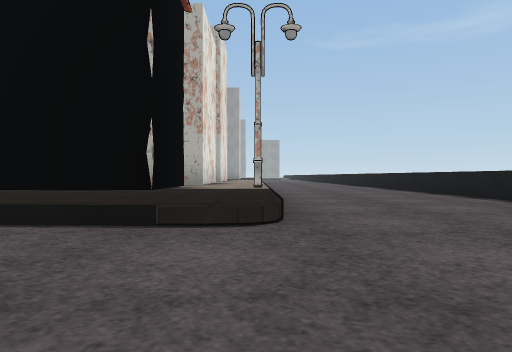
[1] (above)

14 first-person views from a walk through a 3-D level made in the Unity game engine. The camera is 0.31 m above the floor, looks level and sees 70° across. The floor is counted in squares, 1 m on a side. Each view is taken from the middle of a square. On the plan, view 1 faces up. The plan holds only what a view shows up to about 9 squares ahead; the rest is blank. The place goes on beyond the plan. The player character is not drawn. Some surface patterns are stand-ins.

[2]
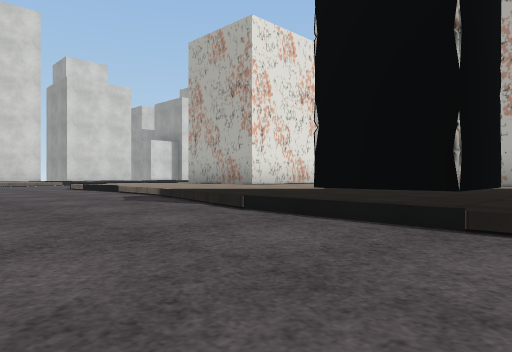

[3]
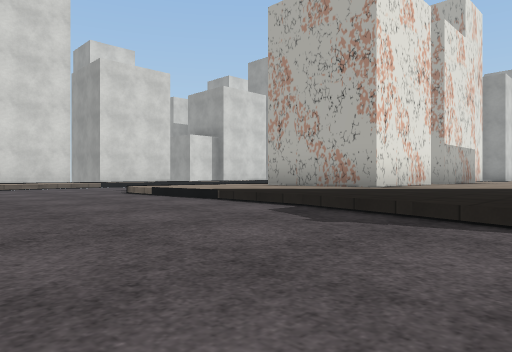

[4]
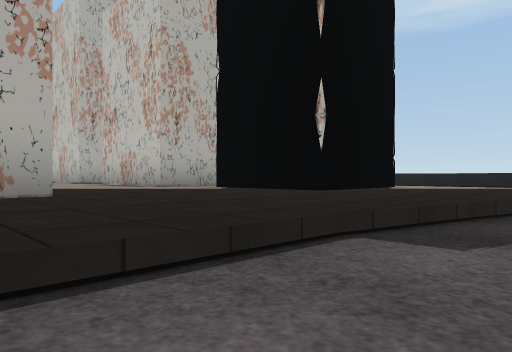

[5]
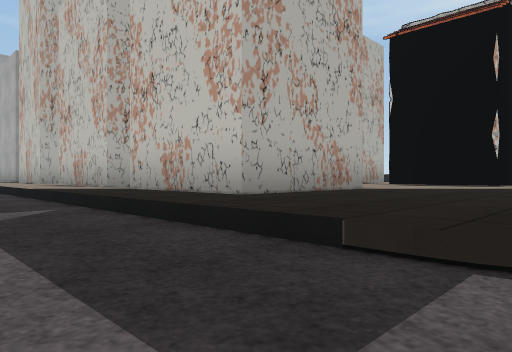

[6]
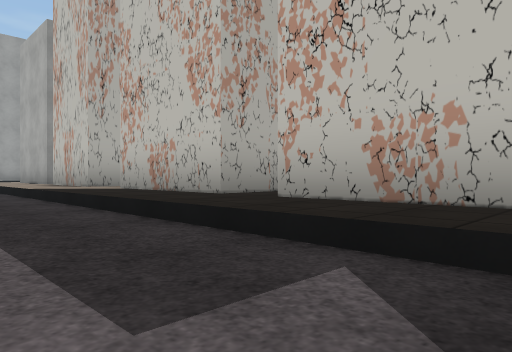

[7]
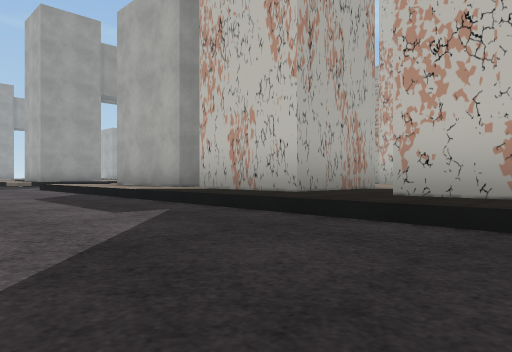

[8]
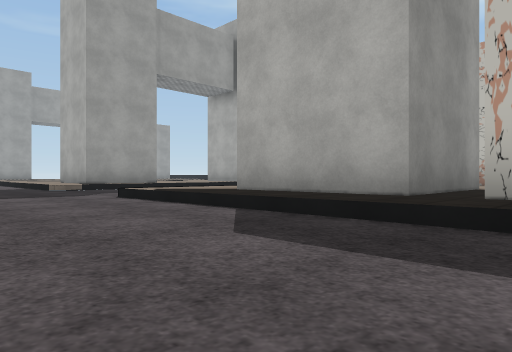

[9]
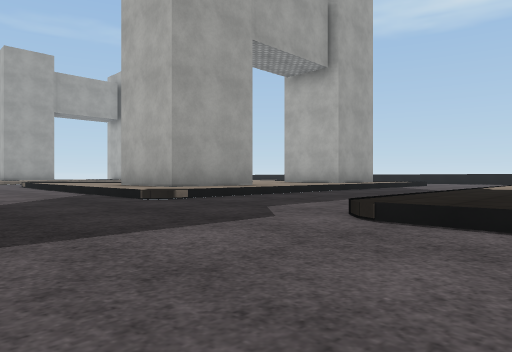

[10]
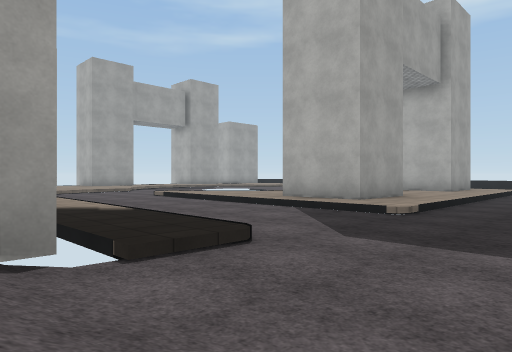

[11]
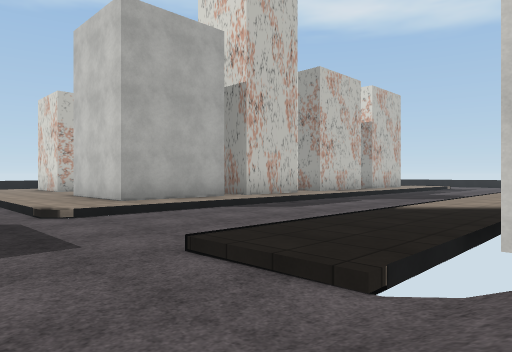

[12]
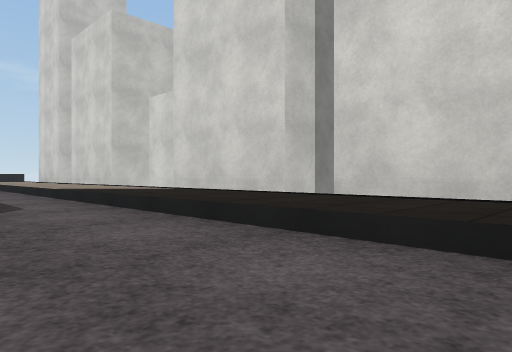

[13]
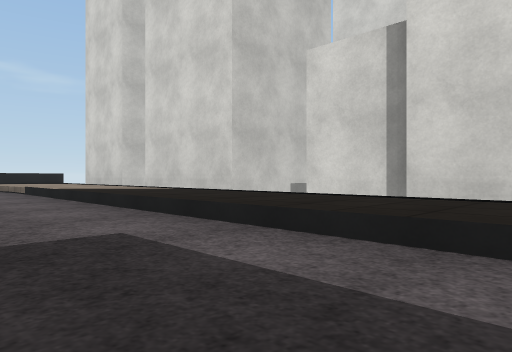

[14]
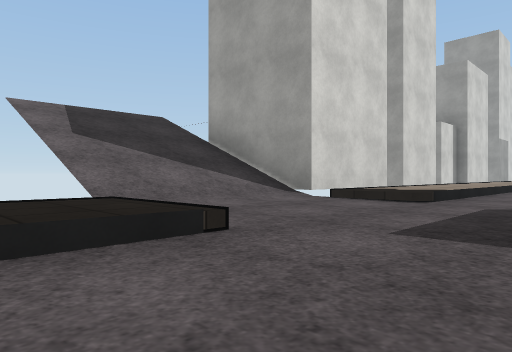

### Floor plan
Key: @ floor where view 1 was taken; # wall or solid block; . floor; / step, stairs or slope; = window, fence, low wall or low ledge; ^ raised ledge; B block; O other object.
Columns run from 18 left of view 1 to 3 right of it. Each row starts with its distance up from view 1.
 29       ..
 28      ^...
 27     #^...^
 26    ##^...^#
 25     #^...^#
 24     #^...^##^
 23  ####^...^^^^^
 22 ////...........
 21 ////...........
 20 ////........
 19     =^...^^^^^^
 18     =^...^B##^
 17     =^...^##
 16     =^...^##
 15     =^...^###
 14     =^...^##
 13     =^...^##^^
 12     =^...^##
 11     =^...^#   ^
 10     =^...^###^#  O
  9     =^...^O##^#  #^..#
  8     =^...^O #^####^..#
  7     =^...^###^^^ ^^..#
  6     =^...^###^^^ ^^..#
  5     =^...^^^^^^#^#^..#
  4     =^...^^^^^^^^^^..#
  3     =^...=====^^^^^..
  2     =^...............
  1      ^  ............
  0      #        ....@

Positions as (right, up) in squares from view 1, and headings:
1: (0, 0), facing up
2: (0, 0), facing up-left
3: (-3, 0), facing up-left
4: (-7, 2), facing up-right
5: (-11, 3), facing up-right
6: (-11, 6), facing up-right
7: (-12, 10), facing up-right
8: (-12, 14), facing up-right
9: (-12, 18), facing up-right
10: (-15, 20), facing up-right
11: (-15, 21), facing down-right
12: (-11, 15), facing down-left
13: (-11, 11), facing down-left
14: (-11, 18), facing up-left
